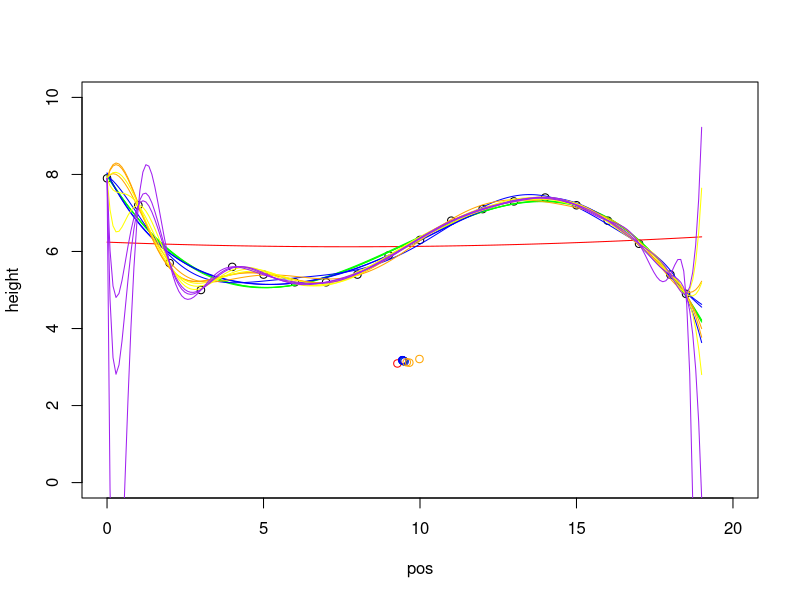

This chart was generated by the following R code:
'
This program was written for a project in Mr. Bilodeau AP Calc class
Given an object and transposed into coordinates (pos, height)
Find the center of mass via regression
and regress the center of mass
'

pos <- c(0, 1, 2, 3, 4, 5, 6, 7, 8, 9, 10, 11, 12, 13, 14, 15, 16, 17, 18, 18.5)
height <- c(7.9, 7.2, 5.7, 5, 5.6, 5.4, 5.2, 5.2, 5.4, 5.9, 6.3, 6.8, 7.1, 7.3, 7.4, 7.2, 6.8, 6.2, 5.4, 4.9)

projection <- function(reg, x){ # Functional representation of regression estimates
	return(predict(reg,newdata=data.frame(pos=x)))
}

integ <- function(fun, lower, upper, parts){ #Riemann sum of a given function
	sum <- 0
	dx <- abs((upper - lower) / parts)

	for(i in 0:parts){
		sum <- sum + fun(lower + i*dx) * dx
	}

	return(sum)
}


center_of_mass <- function(f, g, lower, upper, parts = 500){ #Center of mass
	area <- integ(f, lower, upper, parts) - integ(g, lower, upper, parts)

	I_x <- function(x){ # Calculates integral for the center_m's x_coordinate
		return (x*(f(x) - g(x)))
	}

	I_y <- function(x){ #Calculates integral for the center_m's y_coordinate
		return (0.5 * (f(x) * f(x) - g(x)*g(x)))
	}

	
	c_x <- 1/area * integ(I_x, lower, upper, parts)
	c_y <- 1/area * integ(I_y, lower, upper, parts)

	return ((c(c_x, c_y)))
}

xplot = seq(0, 19, length = 200 )

colors <- c("red", "green", "blue", "orange", "yellow", "purple", "black")


test <- function(){
	proj <- function(x){ 
		return(sqrt(x))
	}
	bound <- function(x){
		return(x^3)
	}
	xx = seq(0, 1, length = 500)
	yy = lapply(xx, FUN = proj)
	yy2 = lapply(xx, FUN = bound)
	
	cm <- center_of_mass(proj, bound, 0, 1, 500)
	plot(xx, yy, type = 'l', col = 'green', xlim = c(0, 1), ylim = c(0, 2))
	lines(xx, yy2, type = 'l', col = 'red')
	print(cm)
}

solve <- function(deg1, deg2){
	plot(pos, height, xlim = c(0, 20), ylim = c(0, 10))
	
	cm_x <- NULL
	cm_y <- NULL
	anova_x_mu <- NULL
	anova_x_sd <- NULL
	anova_y_mu <- NULL
	anova_y_sd <- NULL
	r2 <- NULL
	for(deg in deg1:deg2){
		curve <- lm(height ~ poly(pos, deg))
		lines(xplot, predict(curve, newdata = data.frame(pos = xplot)), col = colors[(deg / 3) + 1])
		proj <- function(x){
			return (predict(curve, newdata = data.frame(pos = x)))
		}
		bound <- function(x){
			return (0)
		}
		r2 <- rbind(r2,c(deg, summary(curve)$r.squared)) 
		cm <- center_of_mass(proj, bound, 0, 18.5, 500)
		points(x=c(cm[1]), y= c(cm[2]), col = colors[(deg / 5) + 1])
		cm_x <- c(cm_x, cm[1])
		cm_y <- c(cm_y, cm[2])

		anova_x_mu <- c(anova_x_mu, mean(cm_x))
		anova_x_sd <- c(anova_x_sd, sd(cm_x))
		anova_y_mu <- c(anova_y_mu, mean(cm_y))
		anova_y_sd <- c(anova_y_sd, sd(cm_y))
		#print("Regression for degree")
		#print(deg)
		#print(cm)
	}

	mu_x = paste("X mu ", mean(cm_x))
	mu_y = paste("Y mu ", mean(cm_y))

	print(mu_x)
	print(mu_y)
	r2[order(-r2[,2], r2[, 1]), ]
	cat("ANOVA X MU = ", anova_x_mu, " \n X SD = ", anova_x_sd, "\n")
	cat("ANOVA Y MU = ", anova_y_mu, " \n Y SD = ", anova_y_sd, "\n")
}

solve(2, 17)


